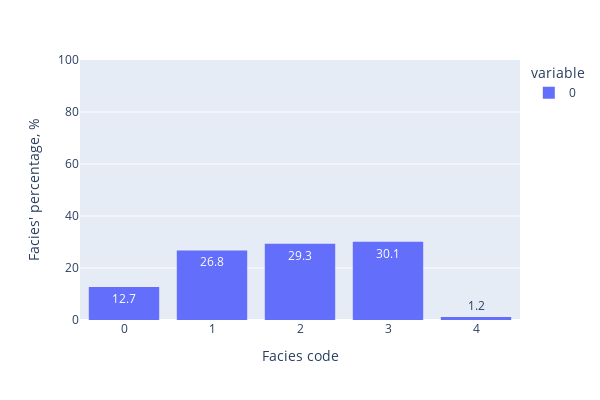
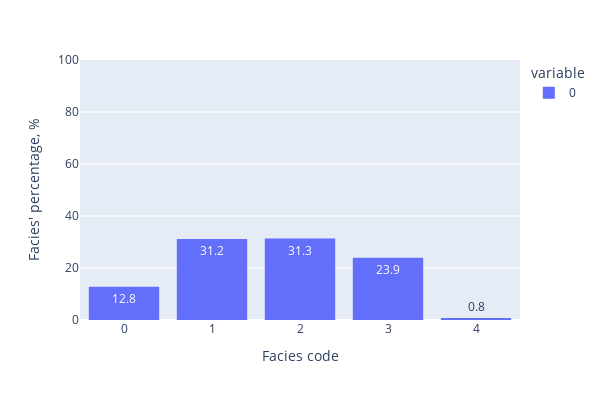

The notebook cell saved with these charts, in order:
### Code cell
features=['Truth_ai_p', 'Truth_ai_s']
A = ML_classification(features, well_line='W0', resolution='low', facies='normal')
A.run_results()
A.statistics()

### Figure 1 — Plotly figure (JSON) as saved in the notebook; plotly's stock layout.template omitted (floating-point values rounded to 4 significant figures; data arrays with more than 128 entries replaced by an {"elided": "..."} marker saying what was removed)
{"data": [{"alignmentgroup": "True", "bingroup": "x", "histnorm": "percent", "hovertemplate": "variable=0<br>value=%{x}<br>percent=%{y}<extra></extra>", "legendgroup": "0", "marker": {"color": "#636efa", "pattern": {"shape": ""}}, "name": "0", "offsetgroup": "0", "orientation": "v", "showlegend": true, "texttemplate": "%{value:.1f}", "type": "histogram", "x": {"elided": "94052 int values"}, "xaxis": "x", "yaxis": "y"}], "layout": {"bargap": 0.2, "barmode": "relative", "height": 400, "legend": {"title": {"text": "variable"}, "tracegroupgap": 0}, "margin": {"t": 60}, "width": 600, "xaxis": {"anchor": "y", "domain": [0, 1], "title": {"text": "Facies code"}}, "yaxis": {"anchor": "x", "domain": [0, 1], "range": [0, 100], "title": {"text": "Facies' percentage, %"}}}}

### Figure 2 — Plotly figure (JSON) as saved in the notebook; plotly's stock layout.template omitted (floating-point values rounded to 4 significant figures; data arrays with more than 128 entries replaced by an {"elided": "..."} marker saying what was removed)
{"data": [{"alignmentgroup": "True", "bingroup": "x", "histnorm": "percent", "hovertemplate": "variable=0<br>value=%{x}<br>percent=%{y}<extra></extra>", "legendgroup": "0", "marker": {"color": "#636efa", "pattern": {"shape": ""}}, "name": "0", "offsetgroup": "0", "orientation": "v", "showlegend": true, "texttemplate": "%{value:.1f}", "type": "histogram", "x": {"elided": "1016 int values"}, "xaxis": "x", "yaxis": "y"}], "layout": {"bargap": 0.2, "barmode": "relative", "height": 400, "legend": {"title": {"text": "variable"}, "tracegroupgap": 0}, "margin": {"t": 60}, "width": 600, "xaxis": {"anchor": "y", "domain": [0, 1], "title": {"text": "Facies code"}}, "yaxis": {"anchor": "x", "domain": [0, 1], "range": [0, 100], "title": {"text": "Facies' percentage, %"}}}}
